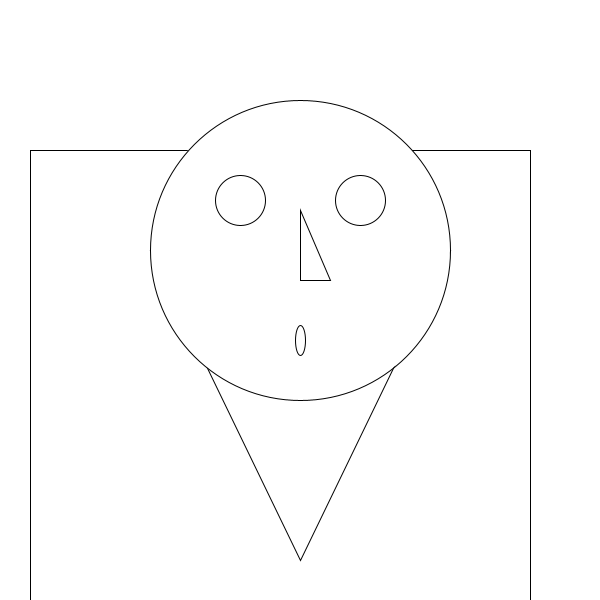
Frame 1 (no input)
Frame 60 (the mouse pressed at the canvas centre just before this capture): identical to frame 1, image omitted
Frame 120 (the mouse held since frame 60 and released just before this capture): identical to frame 1, image omitted

The Processing sketch that drew this single still picture (run headless with seeded random() and noise(); from frame 60 on, the mouse is pressed at the canvas centre):

// Processing sketch: processing_89976
// ── processing_89976.pde

/*

This is the basis for my monster sketch
matt richard 2013 February

*/

void setup(){
  size( 600, 600);
  smooth();
  rectMode(CENTER);
}

void draw(){
  background(255);
  
  //shoulders
  // style
  rect(280, 500, 500, 700);
  
  //beard
  // style
  triangle(width/2 - 150, height/2 - 50, width/2 + 150, height/2 - 50, width/2, height - 40);
  
  //head
  // style
  ellipse(width/2, height/2 - 50, 300, 300);
  
  //left eye
  // style
  ellipse(240, 200, 50, 50);
  
  //right eye
  // style
  ellipse(360, 200, 50, 50);
  
  //nose
  // style
  triangle(width/2, 210, 330, 280, width/2, 280);
  
  //mouth
  // style
  ellipse(width/2, 340, 10, 30);
  
  
  println(mouseX +"   "+ mouseY);
}
